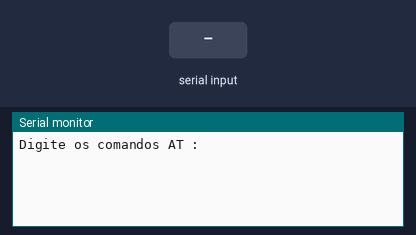
A sketch run on a simulated Arduino Uno, built with avr-gcc and run on an emulated ATmega328P. Parts: the last lines printed to the serial monitor. The test bench sets the inputs (shaded band).

Above: at 1.2 s.
1.3 s: "1" received over the second serial link
At 2.3 s:
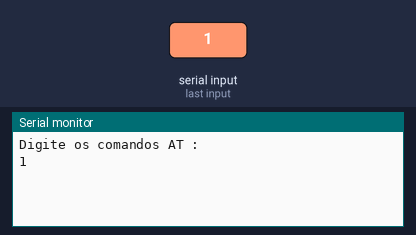
2.8 s: "0" received over the second serial link
At 3.4 s:
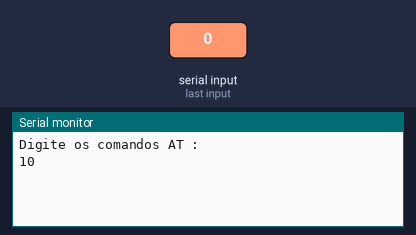

Measured:
- after the input at 1.3 s, the serial monitor: prints a new line at once (image 1)
- after the input at 2.8 s, the serial monitor: prints a new line at once (image 2)

The sketch:

Configurar_Blothoth.ino
```cpp
/*
   Usando a biblioteca SoftwareSerial para modificar
   os pinos de comunicação serial e setar os módulos
   HC-05, HC-06 e JY-MCU
   @author - Professor José de Assis
   http://professorjosedeassis.com.br/curso-automacao-residencial-arduino/
*/

// A linha abaixo carrega a biblioteca SoftwareSerial
// O uso desta biblioteca permite definir outros pinos
// do Arduino como RX e TX, liberando a comunicação
// serial via USB (sem esta biblioteca temos que usar
// os pinos 0 e 1 que bloqueiam a comunicação via USB)
#include <SoftwareSerial.h>

// A linha abaixo redefine os pinos RX e TX
// No exemplo abaixo:
// RX -> 2
// TX -> 3
SoftwareSerial MinhaSerial(2, 3);

String comando = ""; //Variável global que irá receber os comandos

void setup()
{
  Serial.begin(115200); //Inicia a serial em 115200
  // Não esqueça de alterar o monitor serial para este valor e ativar "Nenhum final-de-linha"
  Serial.println("Digite os comandos AT :"); //Inicie o monitor serial com este  texto
  MinhaSerial.begin(9600); //Inicia a serial configurada nas portas 2 e 3 em 9600 (padrão)
}

void loop()
{
  // Se o monitor serial estiver disponível
  if (MinhaSerial.available())
  {
    while (MinhaSerial.available())
    {
      comando += (char)MinhaSerial.read(); //adicionar a variável comando os valores digitados no Monitor serial
    }
    Serial.print(comando); //Mostra o comando digitado
    comando = "";
  }

  // Se a comunicação serial do módulo estiver disponível
  if (Serial.available())
  {
    delay(10);
    MinhaSerial.write(Serial.read()); //Enviar o comando ao módulo bluetooth
  }
}

/* Comandos
  Comando     Resposta      Função
  AT          OK            Teste de comunicação
  AT+VERSION  OKlinvorV1.8  Mostra a versão do firmware
  AT+NAMExyz  OKsetname     Altera o nome do módulo
  AT+PIN1234  OKsetPIN      Altera a senha do módulo
  AT+BAUD1    OK1200        Seta o baud rate em 1200
  AT+BAUD2    OK2400        Seta o baud rate em 2400
  AT+BAUD3    OK4800        Seta o baud rate em 4800
  AT+BAUD4    OK9600        Seta o baud rate em 9600
  AT+BAUD5    OK19200       Seta o baud rate em 19200
  AT+BAUD6    OK38400       Seta o baud rate em 38400
  AT+BAUD7    OK57600       Seta o baud rate em 57600
  AT+BAUD8    OK115200      Seta o baud rate em 115200
  AT+BAUD9    OK230400      Seta o baud rate em 230400
  AT+BAUDA    OK460800      Seta o baud rate em 460800
  AT+BAUDB    OK921600      Seta o baud rate em 921600
  AT+BAUDC    OK1382400     Seta o baud rate em 1382400
*/
```
